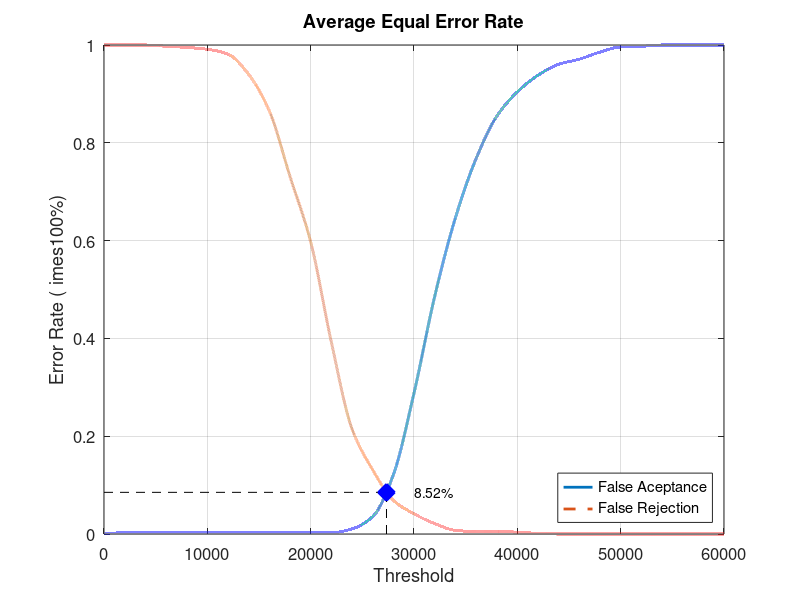
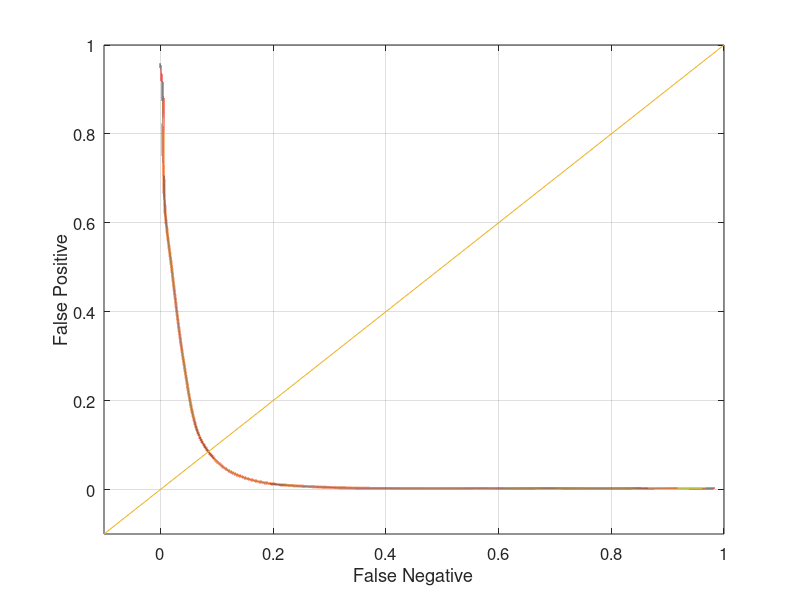

Reproduce these figures in MATLAB, in order.
close all;
clear;
clc;
x = 0:2000:60000;
xq = 0:0.5:60000;

y0 = [0 0.00263158 0.00263158 0.00263158 0.00263158 0.00263158 0.00263158 0.00263158 0.00263158 0.00263158 0.00263158 0.00263158 0.0105263 0.0355263 0.121053 0.288158 0.485526 0.646053 0.767105 0.853947 0.903947 0.938158 0.960526 0.971053 0.985526 0.996053 0.997368 1 1 1 1]
yy0 = interp1(x, y0, xq, 'pchip');
y1 = [1 1 1 0.9975 0.995 0.99125 0.98125 0.94 0.865 0.73125 0.5975 0.3925 0.215 0.13125 0.06875 0.04125 0.02125 0.0075 0.005 0.005 0.00375 0.00125 0 0 0 0 0 0 0 0 0]
yy1 = interp1(x, y1, xq, 'pchip');

% Calculating EER: 
y2 = abs(y0 - y1);
find(y2 == min(y2))
yy2 = abs(yy0 - yy1);
xEER = find(yy2 == min(yy2));
xEERIndex = xq(xEER) % X-axis EER
yEER = yy0(xEER) % Y-axis EER

main = figure
plot(xq, yy0,'-','LineWidth', 2);	hold on
plot(xq, yy1,'--','LineWidth', 2);	hold on
plot([xEERIndex xEERIndex], [0 yEER], 'k--');	hold on
plot([0 xEERIndex], [yEER yEER], 'k--');	hold on
plot(xEERIndex, yEER, 'bx', 'LineWidth', 10);	hold on
text(xEERIndex + 10 * xEERIndex / 100, yEER, [num2str(round((10000 * yEER)) / 100) '%'])
legend('False Aceptance', 'False Rejection', 'Location', 'SouthEast')
xlabel('Threshold')
ylabel('Error Rate (	imes100%)')
title('Average Equal Error Rate')
set(gca, 'FontSize', 12)
axis([0 60000 0 1])
grid on

print(main, 'Experiment3AverageMain', '-dpng');
FNRxFPR = figure('Color', [1 1 1]);
plot(yy1, yy0, '-', yy1, yy0, 'LineWidth', 2);
hold on
y = -0.1:0.1:1
plot(y, y); 
set(gca, 'FontSize', 12)
xlabel('False Negative')
ylabel('False Positive')
axis([-0.1 1 -0.1 1])
set(gca, 'FontSize', 12)
grid on

print(FNRxFPR, 'Experiment3AverageFNRxFPR','-dpng');
